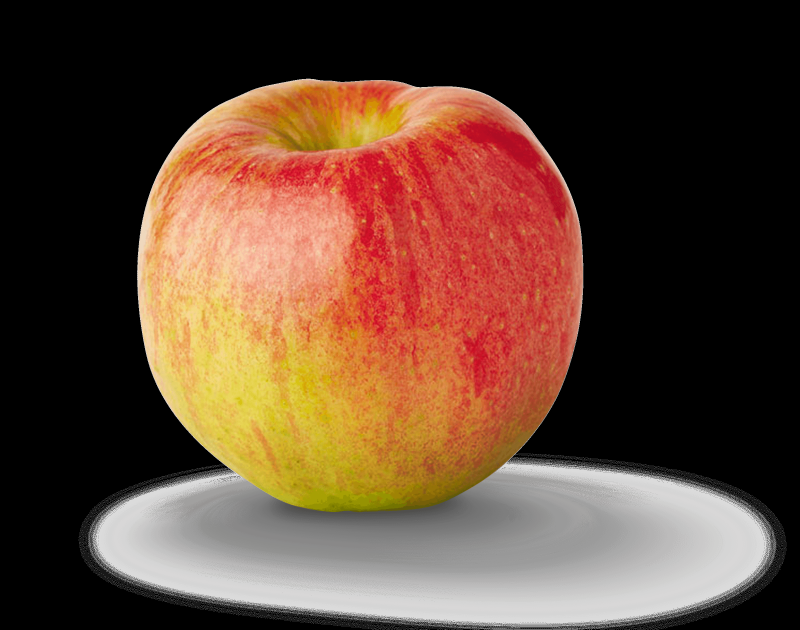
#> input picture Example_Functions/OpenCV_Functions/apple.png, 2400 x 1889 px, given in place of the camera (shown at 1/3 size)
$ python areaContour.py
#> lines starting #> are read from the running program, lines starting #| are printed output that depends on the picture; after the words box and inside, x2 and y2 are one past the last pixel; in counts of white or black regions, pixels touching at a corner belong together
import cv2 as cv
import numpy as np
import matplotlib.pyplot as plt
from sklearn.cluster import KMeans

#Setting Webcab size
cap = cv.VideoCapture(0)
def areaofCnt(img_mask):
    contours,hierarchy = cv.findContours(img_mask, 1, 2)
    for cnt in contours:
        x,y,w,h = cv.boundingRect(cnt)
        area = cv.contourArea(cnt)
        if((area > 5000) and (area < 10000)):
            cv.rectangle(frame,(600-x,y),(600-(x+w),y+h),(0,255,0),2)
            #cv.putText(frame, "area is: " + str(area), (x, y), cv.FONT_HERSHEY_SIMPLEX, 0.5, (0, 0, 255), 2)
            cv.putText(frame, "close", (600-x, y), cv.FONT_HERSHEY_SIMPLEX, 0.5, (0, 0, 255), 2)
        elif(area > 10000):
            cv.rectangle(frame,(600-x,y),(600-(x+w),y+h),(0,255,0),2)
            cv.putText(frame, "open", (600-x, y), cv.FONT_HERSHEY_SIMPLEX, 0.5, (0, 0, 255), 2)

#draw a rectangle on your brg image
def designatedRec(x,y,w,h,brgInputImage):
    temp = cv.rectangle(brgInputImage,(x,y),(x+w,y+h),(0,255,0),2)
    img = cv.cvtColor(temp, cv.COLOR_BGR2RGB)
    return img

while(1):
    # Take each frame (1)
    _, frame = cap.read()
#> frame is the input picture: shape (1889, 2400, 3); mean B, G, R 51.8, 68.7, 96.7
    # define range of blue color in HSV
    lower_yellow = np.array([20,100,100])
    upper_yellow = np.array([40,255,255])

    '''
    lower_green = np.array([50,100,100])
    upper_green = np.array([70,255,255])
    '''

    # Convert BGR to HSV
    hsv = cv.cvtColor(frame, cv.COLOR_BGR2HSV)
#> hsv: shape (1889, 2400, 3); mean H, S, V 9.8, 55.2, 96.7

    # Threshold the HSV image to get only blue colors (2)
    mask = cv.inRange(hsv, lower_yellow, upper_yellow)
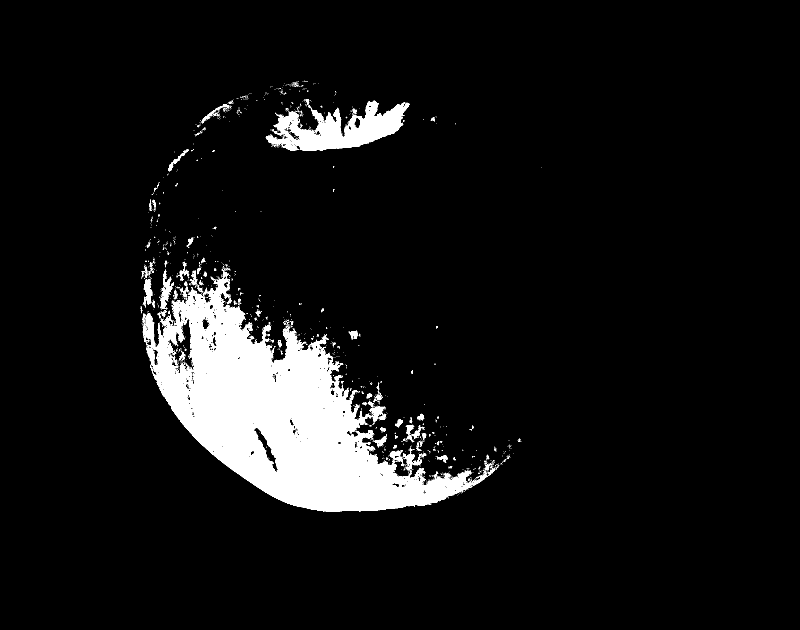
#> mask: shape (1889, 2400) (shown at 1/3 size); 7% white; 2960 white regions (2844 under 20 px), largest, box (x1, y1, x2, y2) and area: (428, 814, 1464, 1536) 272525, (797, 302, 1229, 452) 28792, (480, 811, 522, 927) 1518
    # Bitwise-AND mask and original image (3)
    res = cv.bitwise_and(frame, frame, mask= mask)
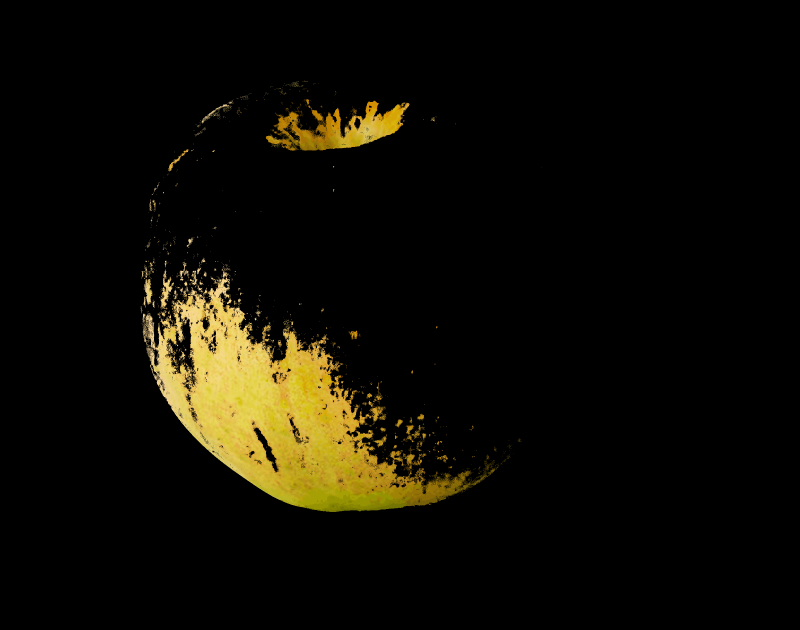
#> res: shape (1889, 2400, 3) (shown at 1/3 size); mean B, G, R 4.2, 12.5, 14.8

    #crop_hsv = cv.cvtColor(frame[400:640,0:480], cv.COLOR_BGR2HSV)
    left_screen = frame[0:640,450:650]
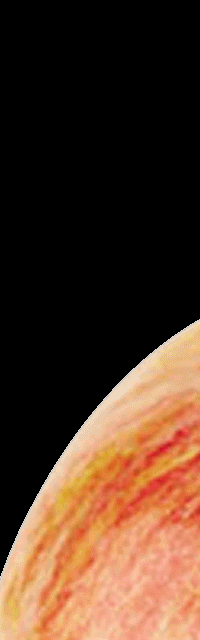
#> left_screen: shape (640, 200, 3); mean B, G, R 38.1, 54.8, 81
    crop_hsv = cv.cvtColor(left_screen, cv.COLOR_BGR2HSV)
#> crop_hsv: shape (640, 200, 3); mean H, S, V 4.3, 47.3, 81
    mask_interest = cv.inRange(crop_hsv,lower_yellow, upper_yellow)
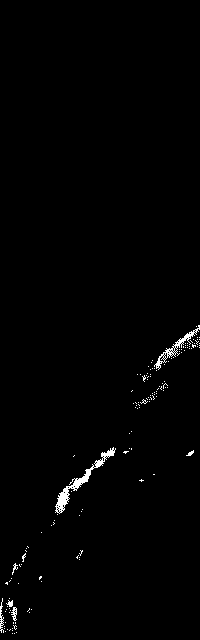
#> mask_interest: shape (640, 200); 1% white; 145 white regions (138 under 20 px)

    areaofCnt(mask_interest)
#> in areaofCnt, `contours,hierarchy = cv.findContours(img_mask, 1, 2)`: contours = 233 contours, 228 with area under 20; largest, box (x1, y1, x2, y2) and area: (55, 447, 116, 514) 460, (154, 325, 200, 370) 256, (11, 607, 17, 621) 36, (0, 598, 4, 633) 26, (159, 355, 165, 363) 20
#> the loop in areaofCnt, `for cnt in contours:` made 233 passes
#> (x, y, w, h, area) on passes 33, 37: (11, 607, 6, 14, 35.5), (0, 598, 4, 35, 26)

    # Display of your usual four images
    cv.imshow('frame',frame)
    #cv.imshow('mask',mask)
    #cv.imshow('res',res)
    #cv.imshow('crop',img)
    k = cv.waitKey(5) & 0xFF
#> (key Esc is pressed here)
    if k == 27:
        break
cv.destroyAllWindows()
